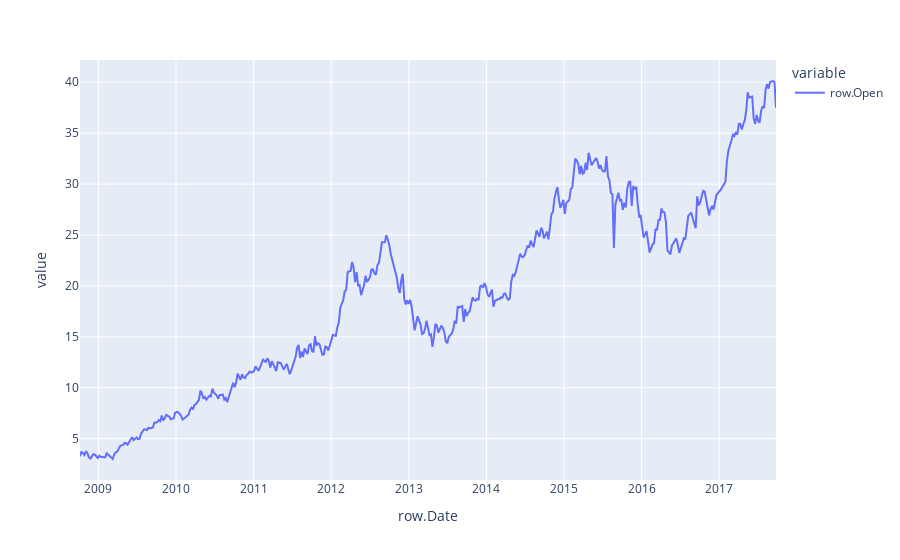

The cell this chart's notebook holds for it:
### Markdown cell above
#### Period = 52 weeks

### Code cell
# Reduce and resample 
# X=df.loc[(df.index >= '2008-09-01') & (df.index <= '2017-09-30') & (df.index.day == 1),'row.Open'], will not work as said above
mask = (df.index >= '2008-10-01') & (df.index <= '2017-09-30') & (df.reset_index()['row.Date'].dt.isocalendar().day == 1)
X=df.loc[mask.to_numpy(),'row.Open'] # the third condition of the mask does not return a numpy object or the loc method needs one, hence the .to_numpy
px.line(X)

### Figure 1 — Plotly figure (JSON) as saved in the notebook; plotly's stock layout.template omitted (floating-point values rounded to 4 significant figures; data arrays with more than 128 entries replaced by an {"elided": "..."} marker saying what was removed)
{"data": [{"hovertemplate": "variable=row.Open<br>row.Date=%{x}<br>value=%{y}<extra></extra>", "legendgroup": "row.Open", "line": {"color": "#636efa", "dash": "solid"}, "marker": {"symbol": "circle"}, "mode": "lines", "name": "row.Open", "orientation": "v", "showlegend": true, "type": "scatter", "x": {"elided": "425 str values"}, "xaxis": "x", "y": {"elided": "425 float values"}, "yaxis": "y"}], "layout": {"legend": {"title": {"text": "variable"}, "tracegroupgap": 0}, "margin": {"t": 60}, "xaxis": {"anchor": "y", "domain": [0, 1], "title": {"text": "row.Date"}}, "yaxis": {"anchor": "x", "domain": [0, 1], "title": {"text": "value"}}}}
